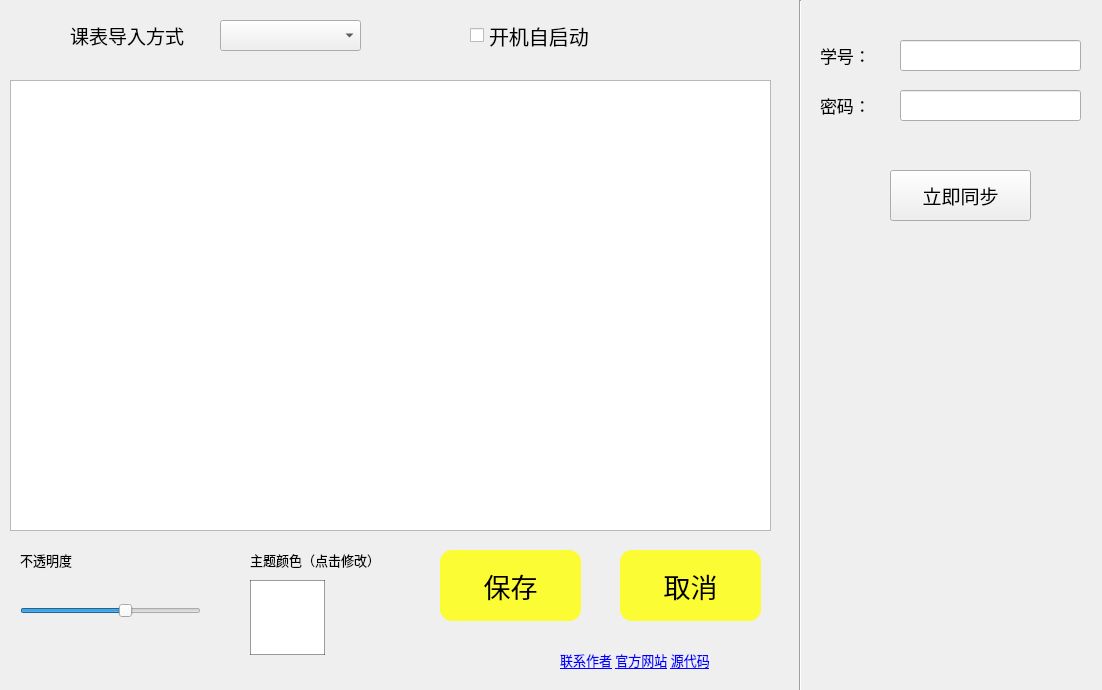
<?xml version="1.0" encoding="UTF-8"?>
<ui version="4.0">
 <class>config_page</class>
 <widget class="QWidget" name="config_page">
  <property name="geometry">
   <rect>
    <x>0</x>
    <y>0</y>
    <width>1102</width>
    <height>690</height>
   </rect>
  </property>
  <property name="windowTitle">
   <string>Form</string>
  </property>
  <property name="styleSheet">
   <string notr="true"/>
  </property>
  <widget class="QPushButton" name="BTN_OK">
   <property name="geometry">
    <rect>
     <x>440</x>
     <y>550</y>
     <width>141</width>
     <height>71</height>
    </rect>
   </property>
   <property name="font">
    <font>
     <pointsize>20</pointsize>
    </font>
   </property>
   <property name="styleSheet">
    <string notr="true">border-radius: 12px;
background-color: rgba(255, 255, 0, 200);</string>
   </property>
   <property name="text">
    <string>保存</string>
   </property>
  </widget>
  <widget class="QPushButton" name="BTN_CANCEL">
   <property name="geometry">
    <rect>
     <x>620</x>
     <y>550</y>
     <width>141</width>
     <height>71</height>
    </rect>
   </property>
   <property name="font">
    <font>
     <pointsize>20</pointsize>
    </font>
   </property>
   <property name="styleSheet">
    <string notr="true">border-radius: 12px;
background-color: rgba(255, 255, 0, 200);</string>
   </property>
   <property name="text">
    <string>取消</string>
   </property>
  </widget>
  <widget class="QTableView" name="table">
   <property name="geometry">
    <rect>
     <x>10</x>
     <y>80</y>
     <width>761</width>
     <height>451</height>
    </rect>
   </property>
  </widget>
  <widget class="QSlider" name="size_slider">
   <property name="geometry">
    <rect>
     <x>30</x>
     <y>750</y>
     <width>181</width>
     <height>22</height>
    </rect>
   </property>
   <property name="minimum">
    <number>1</number>
   </property>
   <property name="maximum">
    <number>100</number>
   </property>
   <property name="value">
    <number>50</number>
   </property>
   <property name="orientation">
    <enum>Qt::Horizontal</enum>
   </property>
  </widget>
  <widget class="QSlider" name="transparency_slider">
   <property name="geometry">
    <rect>
     <x>20</x>
     <y>600</y>
     <width>181</width>
     <height>22</height>
    </rect>
   </property>
   <property name="minimum">
    <number>0</number>
   </property>
   <property name="maximum">
    <number>255</number>
   </property>
   <property name="value">
    <number>150</number>
   </property>
   <property name="orientation">
    <enum>Qt::Horizontal</enum>
   </property>
  </widget>
  <widget class="QComboBox" name="comboBox">
   <property name="geometry">
    <rect>
     <x>220</x>
     <y>20</y>
     <width>141</width>
     <height>31</height>
    </rect>
   </property>
   <property name="font">
    <font>
     <pointsize>14</pointsize>
    </font>
   </property>
   <property name="currentIndex">
    <number>-1</number>
   </property>
  </widget>
  <widget class="QLabel" name="label">
   <property name="geometry">
    <rect>
     <x>70</x>
     <y>20</y>
     <width>141</width>
     <height>31</height>
    </rect>
   </property>
   <property name="font">
    <font>
     <family>猫啃网糖圆体 (测试版)</family>
     <pointsize>14</pointsize>
    </font>
   </property>
   <property name="text">
    <string>课表导入方式</string>
   </property>
  </widget>
  <widget class="QPushButton" name="btn_color">
   <property name="geometry">
    <rect>
     <x>250</x>
     <y>580</y>
     <width>75</width>
     <height>75</height>
    </rect>
   </property>
   <property name="styleSheet">
    <string notr="true">background-color: rgb(255, 255, 255);
border: 1px solid rgba(0,0,0,100);</string>
   </property>
   <property name="text">
    <string/>
   </property>
   <property name="flat">
    <bool>false</bool>
   </property>
  </widget>
  <widget class="QPushButton" name="Btn_GetCLS">
   <property name="geometry">
    <rect>
     <x>890</x>
     <y>170</y>
     <width>141</width>
     <height>51</height>
    </rect>
   </property>
   <property name="font">
    <font>
     <family>猫啃网糖圆体 (测试版)</family>
     <pointsize>14</pointsize>
    </font>
   </property>
   <property name="text">
    <string>立即同步</string>
   </property>
  </widget>
  <widget class="QLabel" name="label_2">
   <property name="geometry">
    <rect>
     <x>820</x>
     <y>40</y>
     <width>69</width>
     <height>31</height>
    </rect>
   </property>
   <property name="font">
    <font>
     <family>猫啃网糖圆体 (测试版)</family>
     <pointsize>13</pointsize>
    </font>
   </property>
   <property name="text">
    <string>学号：</string>
   </property>
  </widget>
  <widget class="QLabel" name="label_3">
   <property name="geometry">
    <rect>
     <x>820</x>
     <y>90</y>
     <width>69</width>
     <height>31</height>
    </rect>
   </property>
   <property name="font">
    <font>
     <family>猫啃网糖圆体 (测试版)</family>
     <pointsize>13</pointsize>
    </font>
   </property>
   <property name="text">
    <string>密码：</string>
   </property>
  </widget>
  <widget class="QLineEdit" name="edit_account">
   <property name="geometry">
    <rect>
     <x>900</x>
     <y>40</y>
     <width>181</width>
     <height>31</height>
    </rect>
   </property>
  </widget>
  <widget class="QLineEdit" name="edit_password">
   <property name="geometry">
    <rect>
     <x>900</x>
     <y>90</y>
     <width>181</width>
     <height>31</height>
    </rect>
   </property>
  </widget>
  <widget class="Line" name="line">
   <property name="geometry">
    <rect>
     <x>790</x>
     <y>0</y>
     <width>20</width>
     <height>771</height>
    </rect>
   </property>
   <property name="orientation">
    <enum>Qt::Vertical</enum>
   </property>
  </widget>
  <widget class="QCheckBox" name="check_Allow_Startup">
   <property name="geometry">
    <rect>
     <x>470</x>
     <y>20</y>
     <width>151</width>
     <height>31</height>
    </rect>
   </property>
   <property name="font">
    <font>
     <family>猫啃网糖圆体 (测试版)</family>
     <pointsize>15</pointsize>
    </font>
   </property>
   <property name="text">
    <string>开机自启动</string>
   </property>
  </widget>
  <widget class="QLabel" name="label_4">
   <property name="geometry">
    <rect>
     <x>560</x>
     <y>650</y>
     <width>201</width>
     <height>19</height>
    </rect>
   </property>
   <property name="font">
    <font>
     <family>猫啃网糖圆体 (测试版)</family>
     <pointsize>10</pointsize>
    </font>
   </property>
   <property name="text">
    <string>&lt;a href=&quot;http://47.104.159.81/files/wx_qrcode.jpg&quot;&gt;联系作者&lt;/a&gt;        &lt;a href=&quot;http://47.104.159.81/reminder/&quot;&gt;官方网站&lt;/a&gt;        &lt;a href=&quot;https://github.com/xiefujiang/class_reminder&quot;&gt;源代码&lt;/a&gt;</string>
   </property>
   <property name="openExternalLinks">
    <bool>true</bool>
   </property>
  </widget>
  <widget class="QLabel" name="label_5">
   <property name="geometry">
    <rect>
     <x>20</x>
     <y>550</y>
     <width>69</width>
     <height>19</height>
    </rect>
   </property>
   <property name="font">
    <font>
     <family>猫啃网糖圆体 (测试版)</family>
     <pointsize>10</pointsize>
    </font>
   </property>
   <property name="text">
    <string>不透明度</string>
   </property>
  </widget>
  <widget class="QLabel" name="label_6">
   <property name="geometry">
    <rect>
     <x>250</x>
     <y>550</y>
     <width>161</width>
     <height>19</height>
    </rect>
   </property>
   <property name="font">
    <font>
     <family>猫啃网糖圆体 (测试版)</family>
     <pointsize>10</pointsize>
    </font>
   </property>
   <property name="text">
    <string>主题颜色（点击修改）</string>
   </property>
  </widget>
 </widget>
 <resources/>
 <connections/>
</ui>
